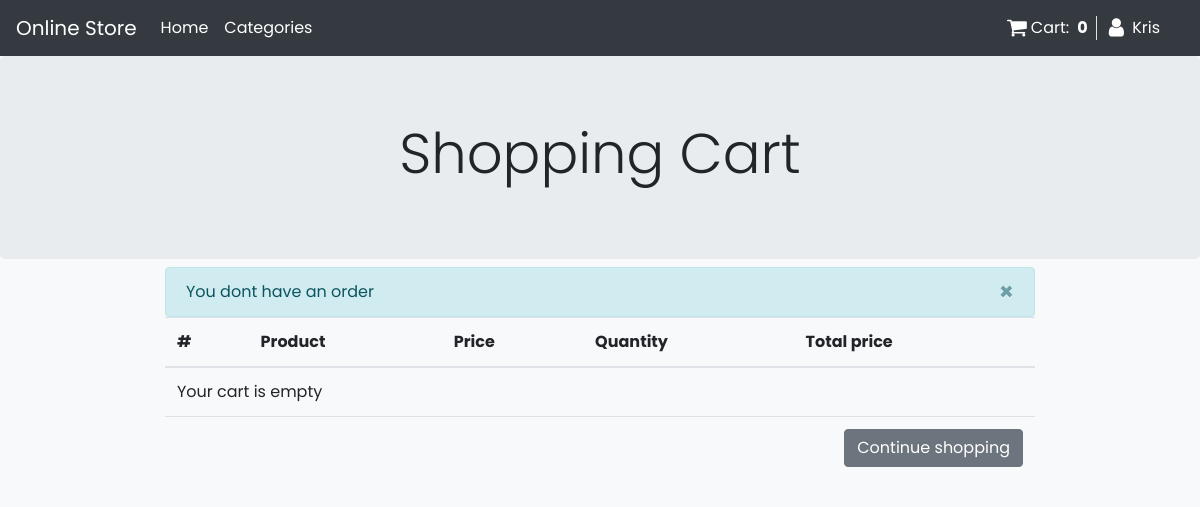
Before: /shopping_cart (signed in) with the older database file.
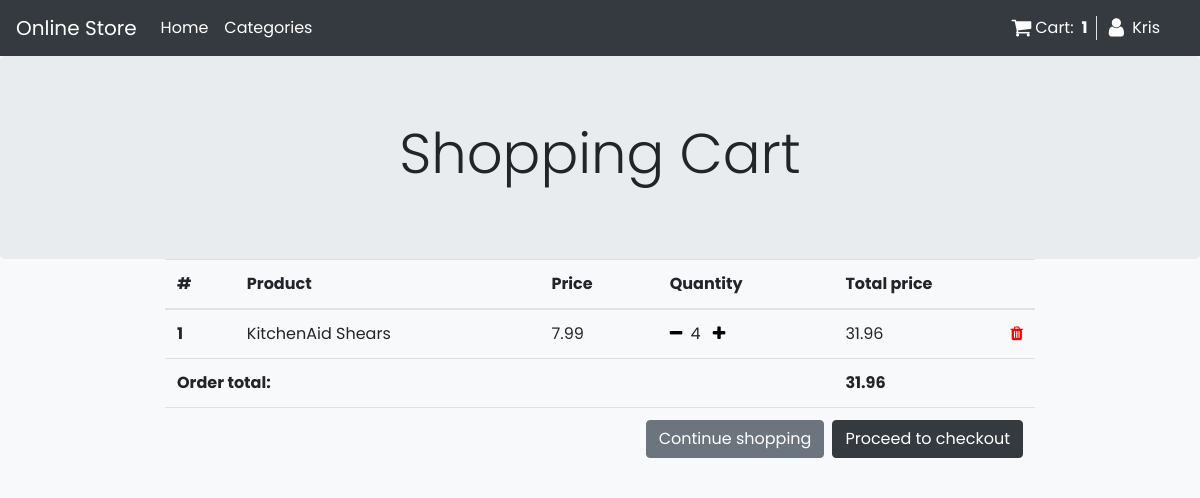
After: the same page with the newer database file.
### my_store/models.py (models this page shows, shortened)
class Order(models.Model):
    user = models.ForeignKey(User, on_delete=models.CASCADE)
    items = models.ManyToManyField(OrderItem)
    ordered = models.BooleanField(default=False)
    billing_address = models.ForeignKey('BillingAddress', on_delete=models.SET_NULL, blank=True, null=True)
    shipping_address = models.ForeignKey('ShippingAddress', on_delete=models.SET_NULL, blank=True, null=True)
    start_date = models.DateTimeField(auto_now_add=True)
    ordered_date = models.DateTimeField()
    def get_total(self):
        total = 0
        for order_item in self.items.all():
            total = total + order_item.get_total_price()
        return total

class OrderItem(models.Model):
    user = models.ForeignKey(User, on_delete=models.CASCADE)
    item = models.ForeignKey(Product, on_delete=models.CASCADE)
    quantity = models.IntegerField(default=1)
    ordered = models.BooleanField(default=False)
    def get_total_price(self):
        return self.item.price * self.quantity

class Product(models.Model):
    name = models.CharField(max_length=120)
    in_stock = models.IntegerField(null=True, blank=True)
    price = models.DecimalField(max_digits=10, decimal_places=2)
    description = models.TextField(blank=True, null=True)
    image = models.ImageField(blank=True, null=True)
    brand = models.CharField(max_length=50, blank=True, null=True)
    category = models.ForeignKey(
        'Category',
        on_delete=models.DO_NOTHING,
    )

### my_store/views.py (the view)
# urls.py: path('shopping_cart', views.ShoppingCart.as_view(), name='shopping_cart'),
class ShoppingCart(LoginRequiredMixin, View):
    def get(self, *args, **kwargs):
        try:
            order = Order.objects.get(user=self.request.user, ordered=False)
            context = {
                'order': order
            }
            return render(self.request, 'shopping_cart.html', context)
        except ObjectDoesNotExist:
            messages.error(self.request, 'You dont have an order')
            return render(self.request, 'shopping_cart.html', {})

### my_store/templatetags/cart_template_tag.py (called while the page is built)
@register.filter
def cart_item_count(user):
    if user.is_authenticated:
        qs = Order.objects.filter(user=user, ordered=False)
        if qs.exists():
            return qs[0].items.count()
    return 0

### my_store/templates/shopping_cart.html
{% extends 'base.html' %}
{% block header %}Shopping Cart {% endblock %}
{% block content %}
<div class="container-fluid">
    <div class="row justify-content-center">
        <div class="col-lg-9">
            {% if messages %}
            <div class="alert alert-info alert-dismissible fade show mb-0 mt-2" role="alert">
                {% for message in messages %}
                    {{ message }}
                {% endfor %}
                <button type="button" class="close" data-dismiss="alert" aria-label="Close">
                    <span aria-hidden="true">&times;</span>
                </button>
            </div>
            {% endif %}
            <table class="table">
                <thead>
                <tr>
                    <th scope="col">#</th>
                    <th scope="col">Product</th>
                    <th scope="col">Price</th>
                    <th scope="col">Quantity</th>
                    <th scope="col">Total price</th>
                </tr>
                </thead>
                <tbody>
                {% for order_item in order.items.all %}
                <tr>
                    <th scope="row">{{ forloop.counter }}</th>
                    <td>{{ order_item.item.name }}</td>
                    <td>{{ order_item.item.price }}</td>
                    <td>
                        <a href="{% url 'remove_single_item_from_cart' order_item.item.pk %}"><i class="fa fa-minus mr-1" style="color: black;" aria-hidden="true"></i></a>
                        {{ order_item.quantity }}
                        <a href="{% url 'add_single_item_to_cart' order_item.item.pk %}"><i class="fa fa-plus ml-2" style="color: black;" aria-hidden="true"></i></a>
                    </td>
                    <td>{{ order_item.get_total_price }}<a class="float-right" href="{% url 'remove_from_cart' order_item.item.pk %}"><i class="fa fa-trash" style="color: red;" aria-hidden="true"></i></a></td>
                </tr>
                {% empty %}
                <tr>
                    <td colspan="5">Your cart is empty</td>
                </tr>
                <tr>
                    <td colspan="5">
                        <a class="btn btn-secondary float-right" href="{% url 'products' %}">Continue shopping</a>
                    </td>
                </tr>
                {% endfor %}
                {% if order.get_total %}
                <tr>
                    <td colspan="4" class="font-weight-bold">Order total:</td>
                    <td class="font-weight-bold">{{order.get_total}}</td>
                </tr>
                <tr>
                    <td colspan="5">
                        <a class="btn btn-dark float-right ml-2" href="{% url 'payment' %}">Proceed to checkout</a>
                        <a class="btn btn-secondary float-right" href="{% url 'products' %}">Continue shopping</a>
                    </td>
                </tr>
                {% endif %}
                </tbody>
            </table>
        </div>
    </div>
</div>
{% endblock %}

### my_store/templates/base.html (shortened to what this page needs)
<!DOCTYPE html>
<html lang="en">
{% load static %}
{% load cart_template_tag %}
<head>
    <link rel="stylesheet" href="https://cdn.jsdelivr.net/npm/bootstrap@4.6.0/dist/css/bootstrap.min.css">
    <link rel="stylesheet" href="https://cdnjs.cloudflare.com/ajax/libs/font-awesome/4.7.0/css/font-awesome.min.css">
    <link rel="stylesheet" href="{% static 'my_store/css/stylesheet.css' %}">
</head>
<nav class="navbar navbar-expand-lg navbar-dark bg-dark">
    <a class="navbar-brand" href="{% url 'products' %}">Online Store</a>
    <div class="navbar-collapse collapse" id="navbarSupportedContent">
        <ul class="navbar-nav ">
            <li class="nav-item active">
                <a class="nav-link " href="{% url 'products' %}">Home <span class="sr-only">(current)</span></a>
            </li>
        </ul>
        <ul class="navbar-nav mr-auto">
            <li class="nav-item dropdown">
                <a class="nav-link active" href="#" id="navbarDropdown" role="button" data-toggle="dropdown" aria-haspopup="true" aria-expanded="false">
                    Categories
                </a>
            </li>
        </ul>
        <ul class="navbar-nav ">
            <li class="nav-item ">
                <div class="border-right">
                    <a class="text-white mr-2" href="{% url 'shopping_cart' %}">
                     <i class="fa fa-shopping-cart fa-lg mr-1 " aria-hidden="true"></i>Cart:
                        <div class="font-weight-bold float-right mr-2">
                            {{ request.user | cart_item_count }}
                        </div>
                    </a>
                </div>
            </li>
        </ul>
        {% if user.is_authenticated %}
        <ul class="navbar-nav">
            <li class="nav-item dropdown  ml-1">
                <a class="nav-link text-white" href="#" id="UserDropdown" role="button" data-toggle="dropdown">
                    <i class="fa fa-user fa-lg mr-1" aria-hidden="true"></i>
                    {{ user | title }}
                </a>
            </li>
        </ul>
        {% endif %}
    </div>
</nav>
<div class="jumbotron mb-0 " style="text-align: center;">
        <div class="container">
            <h1 class="display-4">
                {% block header %}{% endblock %}
            </h1>
        </div>
</div>
<body class="bg-light" style="">
{% block content %}
{% endblock %}
</body>
</body>
</html>

Changed rows visible on the page:
added OrderItem: item.name "KitchenAid Shears", item.price "7.99", quantity "4", get_total_price "31.96"
added Order: get_total "31.96"
Other visible differences:
{{ request.user | cart_item_count }}: "0" → "1"
text no longer shown: "× Your cart is empty"
text now shown: "Order total: Proceed to checkout"
list line gone: "You dont have an order"
